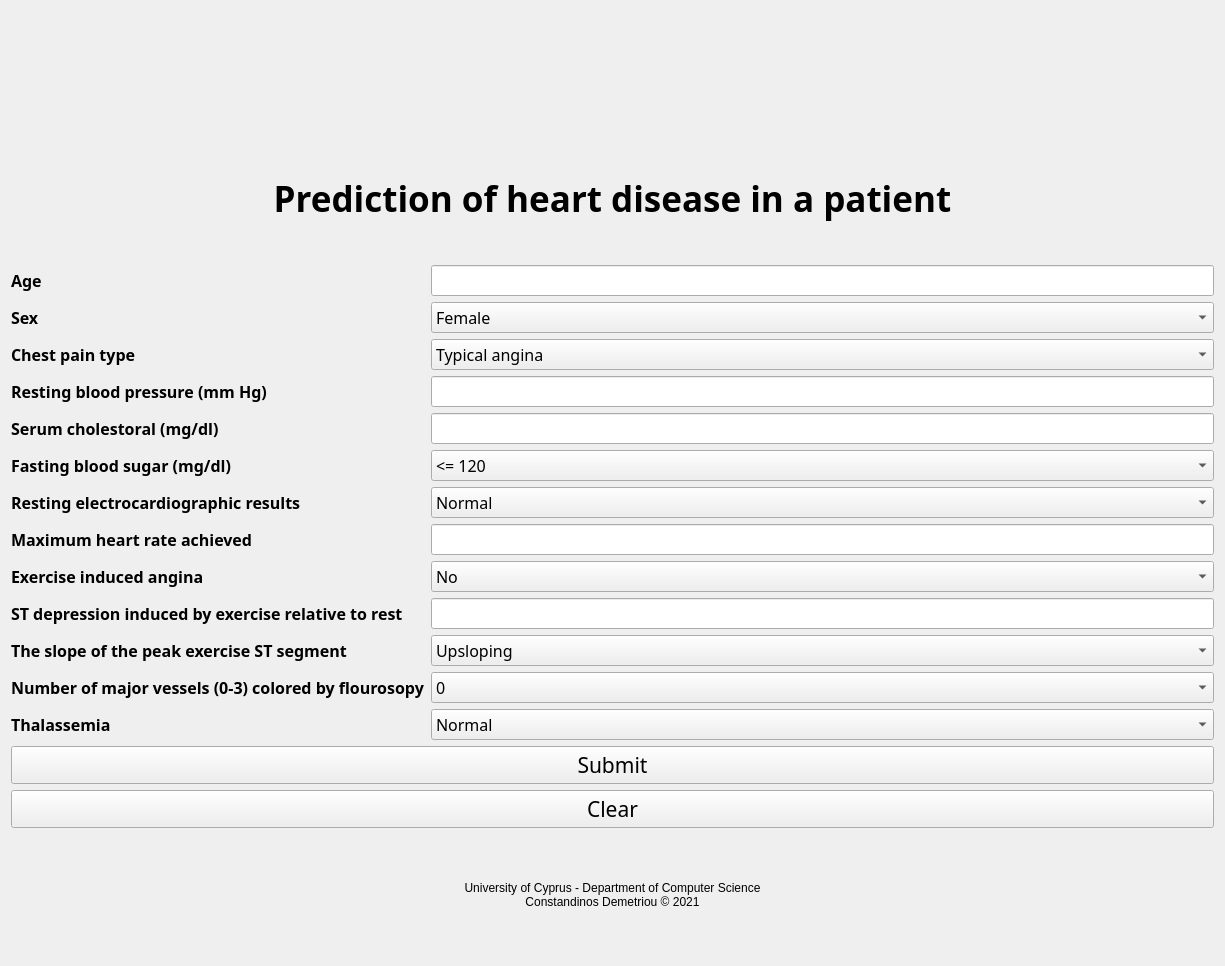
<?xml version="1.0" encoding="UTF-8"?>
<ui version="4.0">
 <class>Form</class>
 <widget class="QWidget" name="Form">
  <property name="geometry">
   <rect>
    <x>0</x>
    <y>0</y>
    <width>1225</width>
    <height>966</height>
   </rect>
  </property>
  <property name="windowTitle">
   <string>Prediction of heart disease</string>
  </property>
  <property name="windowIcon">
   <iconset>
    <normaloff>icons/window_icon.png</normaloff>icons/window_icon.png</iconset>
  </property>
  <layout class="QGridLayout" name="gridLayout">
   <item row="0" column="0">
    <widget class="QLabel" name="label_header">
     <property name="layoutDirection">
      <enum>Qt::LeftToRight</enum>
     </property>
     <property name="text">
      <string/>
     </property>
     <property name="pixmap">
      <pixmap>icons/header.bmp</pixmap>
     </property>
     <property name="alignment">
      <set>Qt::AlignCenter</set>
     </property>
    </widget>
   </item>
   <item row="1" column="0">
    <widget class="QLabel" name="label_title">
     <property name="font">
      <font>
       <family>Script MT Bold</family>
       <pointsize>26</pointsize>
       <weight>75</weight>
       <bold>true</bold>
      </font>
     </property>
     <property name="text">
      <string>Prediction of heart disease in a patient</string>
     </property>
     <property name="alignment">
      <set>Qt::AlignCenter</set>
     </property>
    </widget>
   </item>
   <item row="2" column="0">
    <layout class="QHBoxLayout" name="horizontalLayout">
     <item>
      <layout class="QVBoxLayout" name="verticalLayout">
       <item>
        <widget class="QLabel" name="label_age">
         <property name="font">
          <font>
           <family>Yu Gothic</family>
           <pointsize>12</pointsize>
           <weight>75</weight>
           <bold>true</bold>
          </font>
         </property>
         <property name="text">
          <string>Age</string>
         </property>
        </widget>
       </item>
       <item>
        <widget class="QLabel" name="label_sex">
         <property name="font">
          <font>
           <family>Yu Gothic</family>
           <pointsize>12</pointsize>
           <weight>75</weight>
           <bold>true</bold>
          </font>
         </property>
         <property name="text">
          <string>Sex</string>
         </property>
        </widget>
       </item>
       <item>
        <widget class="QLabel" name="label_cp">
         <property name="font">
          <font>
           <family>Yu Gothic</family>
           <pointsize>12</pointsize>
           <weight>75</weight>
           <bold>true</bold>
          </font>
         </property>
         <property name="text">
          <string>Chest pain type</string>
         </property>
        </widget>
       </item>
       <item>
        <widget class="QLabel" name="label_trestbps">
         <property name="font">
          <font>
           <family>Yu Gothic</family>
           <pointsize>12</pointsize>
           <weight>75</weight>
           <bold>true</bold>
          </font>
         </property>
         <property name="text">
          <string>Resting blood pressure (mm Hg)</string>
         </property>
        </widget>
       </item>
       <item>
        <widget class="QLabel" name="label_chol">
         <property name="font">
          <font>
           <family>Yu Gothic</family>
           <pointsize>12</pointsize>
           <weight>75</weight>
           <bold>true</bold>
          </font>
         </property>
         <property name="text">
          <string>Serum cholestoral (mg/dl)</string>
         </property>
        </widget>
       </item>
       <item>
        <widget class="QLabel" name="label_fbs">
         <property name="font">
          <font>
           <family>Yu Gothic</family>
           <pointsize>12</pointsize>
           <weight>75</weight>
           <bold>true</bold>
          </font>
         </property>
         <property name="text">
          <string>Fasting blood sugar (mg/dl)</string>
         </property>
        </widget>
       </item>
       <item>
        <widget class="QLabel" name="label_restecg">
         <property name="font">
          <font>
           <family>Yu Gothic</family>
           <pointsize>12</pointsize>
           <weight>75</weight>
           <bold>true</bold>
          </font>
         </property>
         <property name="text">
          <string>Resting electrocardiographic results</string>
         </property>
        </widget>
       </item>
       <item>
        <widget class="QLabel" name="label_thalach">
         <property name="font">
          <font>
           <family>Yu Gothic</family>
           <pointsize>12</pointsize>
           <weight>75</weight>
           <bold>true</bold>
          </font>
         </property>
         <property name="text">
          <string>Maximum heart rate achieved</string>
         </property>
        </widget>
       </item>
       <item>
        <widget class="QLabel" name="label_exang">
         <property name="font">
          <font>
           <family>Yu Gothic</family>
           <pointsize>12</pointsize>
           <weight>75</weight>
           <bold>true</bold>
          </font>
         </property>
         <property name="text">
          <string>Exercise induced angina</string>
         </property>
        </widget>
       </item>
       <item>
        <widget class="QLabel" name="label_oldpeak">
         <property name="font">
          <font>
           <family>Yu Gothic</family>
           <pointsize>12</pointsize>
           <weight>75</weight>
           <bold>true</bold>
          </font>
         </property>
         <property name="text">
          <string>ST depression induced by exercise relative to rest</string>
         </property>
        </widget>
       </item>
       <item>
        <widget class="QLabel" name="label_slope">
         <property name="font">
          <font>
           <family>Yu Gothic</family>
           <pointsize>12</pointsize>
           <weight>75</weight>
           <bold>true</bold>
          </font>
         </property>
         <property name="text">
          <string>The slope of the peak exercise ST segment</string>
         </property>
        </widget>
       </item>
       <item>
        <widget class="QLabel" name="label_ca">
         <property name="font">
          <font>
           <family>Yu Gothic</family>
           <pointsize>12</pointsize>
           <weight>75</weight>
           <bold>true</bold>
          </font>
         </property>
         <property name="text">
          <string>Number of major vessels (0-3) colored by flourosopy</string>
         </property>
        </widget>
       </item>
       <item>
        <widget class="QLabel" name="label_thal">
         <property name="font">
          <font>
           <family>Yu Gothic</family>
           <pointsize>12</pointsize>
           <weight>75</weight>
           <bold>true</bold>
          </font>
         </property>
         <property name="text">
          <string>Thalassemia</string>
         </property>
        </widget>
       </item>
      </layout>
     </item>
     <item>
      <layout class="QVBoxLayout" name="verticalLayout_2">
       <item>
        <widget class="QLineEdit" name="lineEdit_age">
         <property name="font">
          <font>
           <family>Yu Gothic</family>
           <pointsize>12</pointsize>
          </font>
         </property>
        </widget>
       </item>
       <item>
        <widget class="QComboBox" name="comboBox_sex">
         <property name="font">
          <font>
           <family>Yu Gothic</family>
           <pointsize>12</pointsize>
          </font>
         </property>
         <item>
          <property name="text">
           <string>Female</string>
          </property>
         </item>
         <item>
          <property name="text">
           <string>Male</string>
          </property>
         </item>
        </widget>
       </item>
       <item>
        <widget class="QComboBox" name="comboBox_cp">
         <property name="font">
          <font>
           <family>Yu Gothic</family>
           <pointsize>12</pointsize>
          </font>
         </property>
         <item>
          <property name="text">
           <string>Typical angina</string>
          </property>
         </item>
         <item>
          <property name="text">
           <string>Atypical angina</string>
          </property>
         </item>
         <item>
          <property name="text">
           <string>Non-anginal pain</string>
          </property>
         </item>
         <item>
          <property name="text">
           <string>Asymptomatic</string>
          </property>
         </item>
        </widget>
       </item>
       <item>
        <widget class="QLineEdit" name="lineEdit_trestbps">
         <property name="font">
          <font>
           <family>Yu Gothic</family>
           <pointsize>12</pointsize>
          </font>
         </property>
        </widget>
       </item>
       <item>
        <widget class="QLineEdit" name="lineEdit_chol">
         <property name="font">
          <font>
           <family>Yu Gothic</family>
           <pointsize>12</pointsize>
          </font>
         </property>
        </widget>
       </item>
       <item>
        <widget class="QComboBox" name="comboBox_fbs">
         <property name="font">
          <font>
           <family>Yu Gothic</family>
           <pointsize>12</pointsize>
          </font>
         </property>
         <item>
          <property name="text">
           <string>&lt;= 120</string>
          </property>
         </item>
         <item>
          <property name="text">
           <string>&gt; 120</string>
          </property>
         </item>
        </widget>
       </item>
       <item>
        <widget class="QComboBox" name="comboBox_restecg">
         <property name="font">
          <font>
           <family>Yu Gothic</family>
           <pointsize>12</pointsize>
          </font>
         </property>
         <item>
          <property name="text">
           <string>Normal</string>
          </property>
         </item>
         <item>
          <property name="text">
           <string>Having ST-T wave abnormality</string>
          </property>
         </item>
         <item>
          <property name="text">
           <string>Showing probable or definite left ventricular hypertrophy</string>
          </property>
         </item>
        </widget>
       </item>
       <item>
        <widget class="QLineEdit" name="lineEdit_thalach">
         <property name="font">
          <font>
           <family>Yu Gothic</family>
           <pointsize>12</pointsize>
          </font>
         </property>
        </widget>
       </item>
       <item>
        <widget class="QComboBox" name="comboBox_exang">
         <property name="font">
          <font>
           <family>Yu Gothic</family>
           <pointsize>12</pointsize>
          </font>
         </property>
         <item>
          <property name="text">
           <string>No</string>
          </property>
         </item>
         <item>
          <property name="text">
           <string>Yes</string>
          </property>
         </item>
        </widget>
       </item>
       <item>
        <widget class="QLineEdit" name="lineEdit_oldpeak">
         <property name="font">
          <font>
           <family>Yu Gothic</family>
           <pointsize>12</pointsize>
          </font>
         </property>
        </widget>
       </item>
       <item>
        <widget class="QComboBox" name="comboBox_slope">
         <property name="font">
          <font>
           <family>Yu Gothic</family>
           <pointsize>12</pointsize>
          </font>
         </property>
         <item>
          <property name="text">
           <string>Upsloping</string>
          </property>
         </item>
         <item>
          <property name="text">
           <string>Flat</string>
          </property>
         </item>
         <item>
          <property name="text">
           <string>Downsloping</string>
          </property>
         </item>
        </widget>
       </item>
       <item>
        <widget class="QComboBox" name="comboBox_ca">
         <property name="font">
          <font>
           <family>Yu Gothic</family>
           <pointsize>12</pointsize>
          </font>
         </property>
         <item>
          <property name="text">
           <string>0</string>
          </property>
         </item>
         <item>
          <property name="text">
           <string>1</string>
          </property>
         </item>
         <item>
          <property name="text">
           <string>2</string>
          </property>
         </item>
         <item>
          <property name="text">
           <string>3</string>
          </property>
         </item>
        </widget>
       </item>
       <item>
        <widget class="QComboBox" name="comboBox_thal">
         <property name="font">
          <font>
           <family>Yu Gothic</family>
           <pointsize>12</pointsize>
          </font>
         </property>
         <item>
          <property name="text">
           <string>Normal</string>
          </property>
         </item>
         <item>
          <property name="text">
           <string>Fixed defect</string>
          </property>
         </item>
         <item>
          <property name="text">
           <string>Reversable defect</string>
          </property>
         </item>
        </widget>
       </item>
      </layout>
     </item>
    </layout>
   </item>
   <item row="3" column="0">
    <widget class="QPushButton" name="pushButton_submit">
     <property name="font">
      <font>
       <family>High Tower Text</family>
       <pointsize>16</pointsize>
       <weight>50</weight>
       <bold>false</bold>
      </font>
     </property>
     <property name="text">
      <string>Submit</string>
     </property>
    </widget>
   </item>
   <item row="4" column="0">
    <widget class="QPushButton" name="pushButton_clear">
     <property name="font">
      <font>
       <family>High Tower Text</family>
       <pointsize>16</pointsize>
       <weight>50</weight>
       <bold>false</bold>
      </font>
     </property>
     <property name="text">
      <string>Clear</string>
     </property>
    </widget>
   </item>
   <item row="5" column="0">
    <widget class="QLabel" name="label_info">
     <property name="text">
      <string>University of Cyprus - Department of Computer Science
Constandinos Demetriou © 2021</string>
     </property>
     <property name="alignment">
      <set>Qt::AlignCenter</set>
     </property>
    </widget>
   </item>
  </layout>
 </widget>
 <resources/>
 <connections>
  <connection>
   <sender>pushButton_submit</sender>
   <signal>clicked()</signal>
   <receiver>Form</receiver>
   <slot>submitSlot()</slot>
   <hints>
    <hint type="sourcelabel">
     <x>878</x>
     <y>849</y>
    </hint>
    <hint type="destinationlabel">
     <x>938</x>
     <y>916</y>
    </hint>
   </hints>
  </connection>
  <connection>
   <sender>pushButton_clear</sender>
   <signal>clicked()</signal>
   <receiver>Form</receiver>
   <slot>clearSlot()</slot>
   <hints>
    <hint type="sourcelabel">
     <x>322</x>
     <y>908</y>
    </hint>
    <hint type="destinationlabel">
     <x>356</x>
     <y>921</y>
    </hint>
   </hints>
  </connection>
 </connections>
 <slots>
  <slot>submitSlot()</slot>
  <slot>clearSlot()</slot>
 </slots>
</ui>
